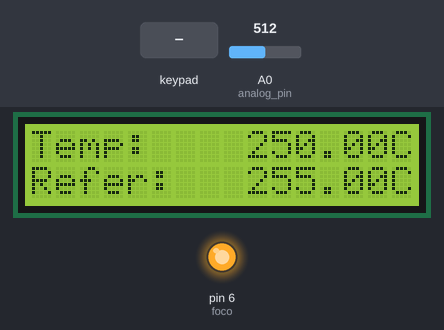
A sketch run on a simulated Arduino Uno, built with avr-gcc and run on an emulated ATmega328P. Shown: 16×2 character LCD, output pins drawn as LEDs (lit = HIGH). Inputs (shaded band) come from the test bench; at power-on: A0 (analog_pin) = 512. EEPROM starts erased.

Above: at 1.2 s.
1.3 s: key 'C' pressed
At 3.6 s:
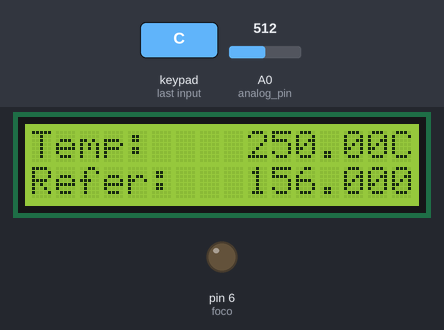
3.9 s: A0 (analog_pin) set to 333
At 5.1 s:
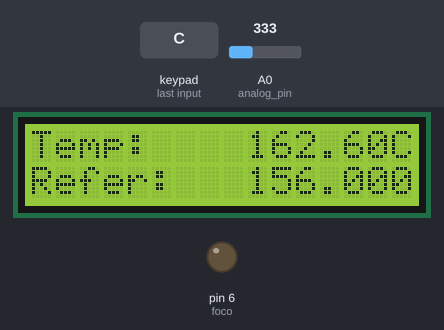
5.5 s: A0 (analog_pin) set to 311
At 6.5 s:
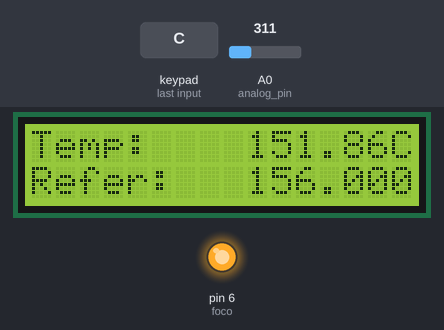
7.1 s: keypad keys 1 2 # pressed 1.121 s apart
At 8.0 s:
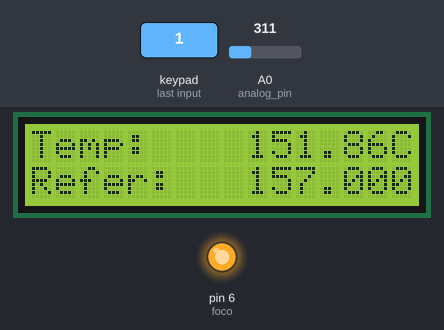
11.9 s: key '1' pressed
At 15.3 s:
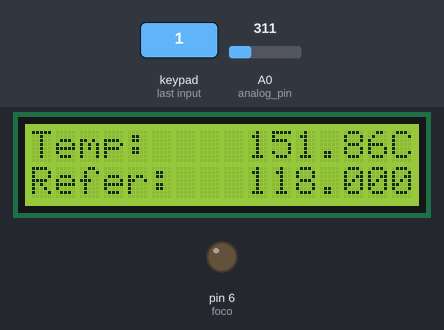
15.6 s: keypad keys 1 2 pressed 1.121 s apart
At 20.0 s:
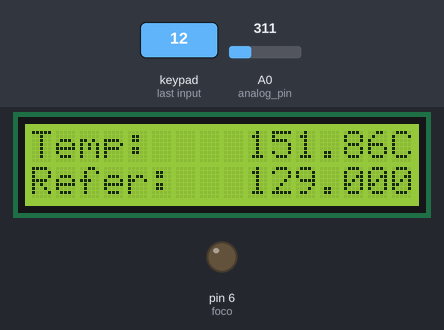
Timing chart, 0 to 21.5 s (numbered marks = the images above; inputs shaded):
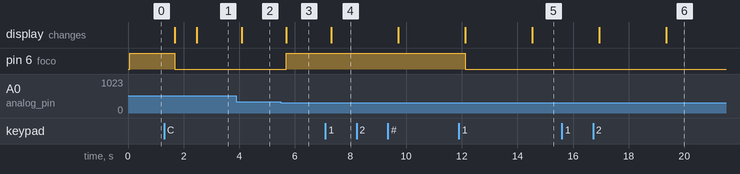

The sketch:

Practica_6ControlONOFF.ino
```cpp
#include <LiquidCrystal.h>
#include <Keypad.h>
#include <EEPROM.h>

const int analog_pin = 0;
const int foco = 6;
const byte Filas = 4;
const byte Cols = 4;

LiquidCrystal lcd(12, 11, 10, 9, 8, 7);
byte Pins_Filas[] = {4, 3, 2, A5};
byte Pins_Cols[] = { A4, A3, A2, A1};
char Teclas [ Filas ][ Cols ] =
{
  {'1','2','3','A'},
  {'4','5','6','B'},
  {'7','8','9','C'},
  {'%','0','#','D'}
};
Keypad Teclado1 = Keypad(makeKeymap(Teclas), Pins_Filas, Pins_Cols, Filas, Cols);

void setup(){
  pinMode(foco, OUTPUT);
  lcd.begin(16,2);
  lcd.print("Temp:          C");
  lcd.setCursor(0,1);
  lcd.print("Refer:         C");
}

void loop(){
  float referencia= EEPROM.read(0);
  char pulsacion = Teclado1.getKey() ;
  switch(pulsacion){
    case '1': referencia += 1; break;
    case '2': referencia += 10; break;
    case '3': referencia += 20; break;
    case '4': referencia += 30; break;
    case '5': referencia += 40; break;
    case '6': referencia += 50; break;
    case '7': referencia -= 1; break;
    case '8': referencia -= 10; break;
    case '9': referencia -= 20; break;
    case '%': referencia -= 30; break;
    case '0': referencia -= 40; break;
    case '#': referencia -= 50; break;
    case 'A': referencia = 0; break;
    case 'B': referencia = 100; break;
    case 'C': referencia = -100; break;
  }
  EEPROM.write(0,referencia);

  float temperatura = analogRead(analog_pin);
  temperatura = 5.0*temperatura*100.0/1024.0;
  lcd.setCursor(9,0);
  lcd.print(temperatura);
  lcd.setCursor(9,1);
  lcd.print(referencia);

  if(temperatura<=referencia){
    digitalWrite(foco, HIGH);
  }else{
    digitalWrite(foco, LOW);
  }
  delay(800);
}
```

Measured:
- the behaviour switches between 320 and 319 on A0 (analog_pin) (found by bisection; images 2 and 3)
- after the input at 1.3 s, pin 6 (foco): HIGH → LOW after 0.38 s; the display: first changes after 0.38 s (image 1 shows a later state)
- after the input at 3.9 s, the display: changes after 0.19 s (image 2)
- after the input at 5.5 s, pin 6 (foco): LOW → HIGH after 0.19 s; the display: changes after 0.19 s (image 3)
- after the input at 7.1 s, the display: changes after 0.20 s (image 4)
- after the input at 11.9 s, the display: first differs from a run without the input after 2.6 s (image 5)
- after the input at 15.6 s, the display: first changes after 1.3 s (image 6 shows a later state)
